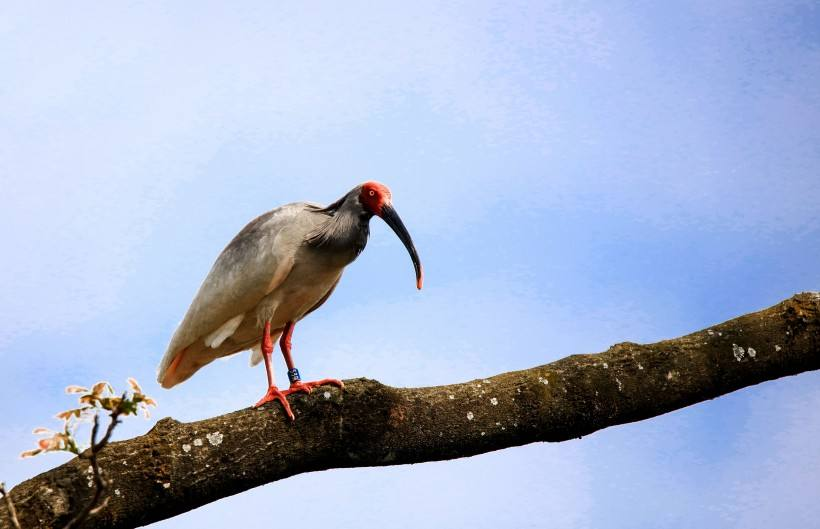
#> input picture bird.jpg, 820 x 529 px, found by its file name
$ jupyter execute pillow.ipynb
#> lines starting #> are read from the running program, lines starting #| are printed output that depends on the picture
[cell 1]
from PIL import Image
im = Image.open('bird.jpg')
#> im is the input picture: PIL image 820x529 RGB; mean R, G, B 164.6, 176.8, 203.8

[cell 2]
w, h = im.size
#> w = 820; h = 529
print('Original image size: %sx%s' % (w, h))
#| Original image size: 820x529

[cell 3]
im.thumbnail((w//2, h//2))
#> im: PIL image 409x264 RGB
print('Resize image to: %sx%s' % (w//2, h//2))
#| Resize image to: 410x264
im.save('thumbnail.jpg','jpeg')

[cell 4]
from PIL import Image, ImageFilter
im = Image.open('thumbnail.jpg')
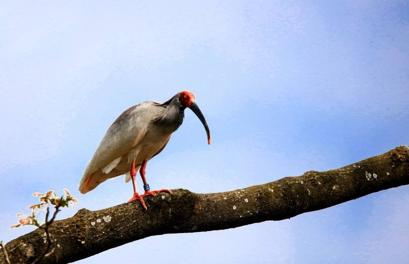
#> im: PIL image 409x264 RGB; mean R, G, B 164.6, 176.8, 203.9
im2 = im.filter(ImageFilter.BLUR)
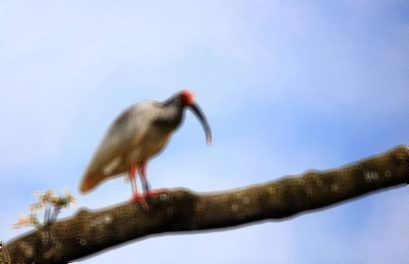
#> im2: PIL image 409x264 RGB; mean R, G, B 164.7, 176.8, 204
im2.show()

[cell 5]
im3 = im.filter(ImageFilter.CONTOUR)
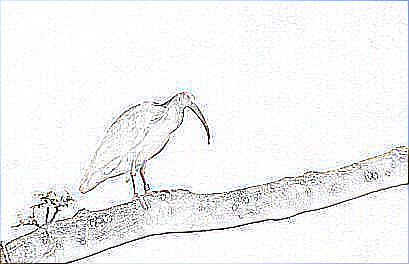
#> im3: PIL image 409x264 RGB; mean R, G, B 242.3, 242.6, 243.1
im3.show()

[cell 6]
im4 = im.filter(ImageFilter.FIND_EDGES)
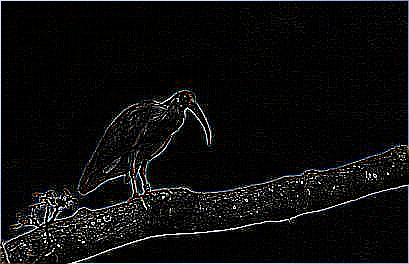
#> im4: PIL image 409x264 RGB; mean R, G, B 13.6, 13.7, 14
im4.show()

[cell 7]
from PIL import Image, ImageDraw, ImageFont, ImageFilter

import random

# 随机字母:
def rndChar():
    return chr(random.randint(65, 90))

# 随机颜色1:
def rndColor():
    return (random.randint(64, 255), random.randint(64, 255), random.randint(64, 255))

# 随机颜色2:
def rndColor2():
    return (random.randint(32, 127), random.randint(32, 127), random.randint(32, 127))

# 240 x 60:
width = 60 * 4
height = 60
image = Image.new('RGB', (width, height), (255, 255, 255))
#> image: PIL image 240x60 RGB; every value is 255
# 创建Font对象:
font = ImageFont.truetype('Arial.ttf', 36)
# 创建Draw对象:
draw = ImageDraw.Draw(image)
# 填充每个像素:
for x in range(width):
    for y in range(height):
        draw.point((x, y), fill=rndColor())
# 输出文字:
for t in range(4):
    draw.text((60 * t + 10, 10), rndChar(), font=font, fill=rndColor2())
# 模糊:
image = image.filter(ImageFilter.BLUR)
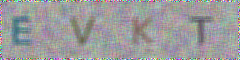
#> image: PIL image 240x60 RGB; mean R, G, B 156.1, 155.4, 156.5
image.save('code.jpg', 'jpeg')

$ run again, with cat.jpg copied over bird.jpg
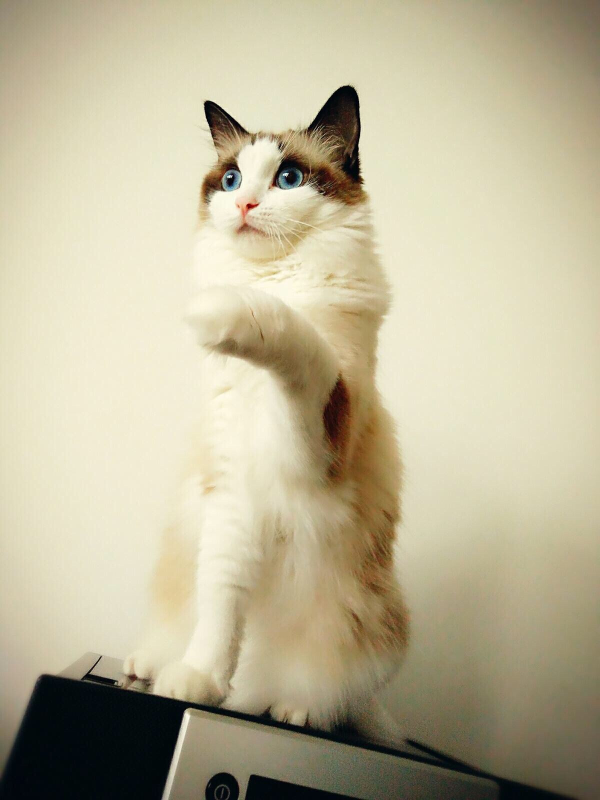
#> input picture cat.jpg, 1200 x 1600 px, found by its file name (shown at 1/2 size)
#> im is the input picture: PIL image 1200x1600 RGB; mean R, G, B 189.2, 181.3, 153
#| Original image size: 1200x1600
#| Resize image to: 600x800
#> `im3 = im.filter(ImageFilter.CONTOUR)`:
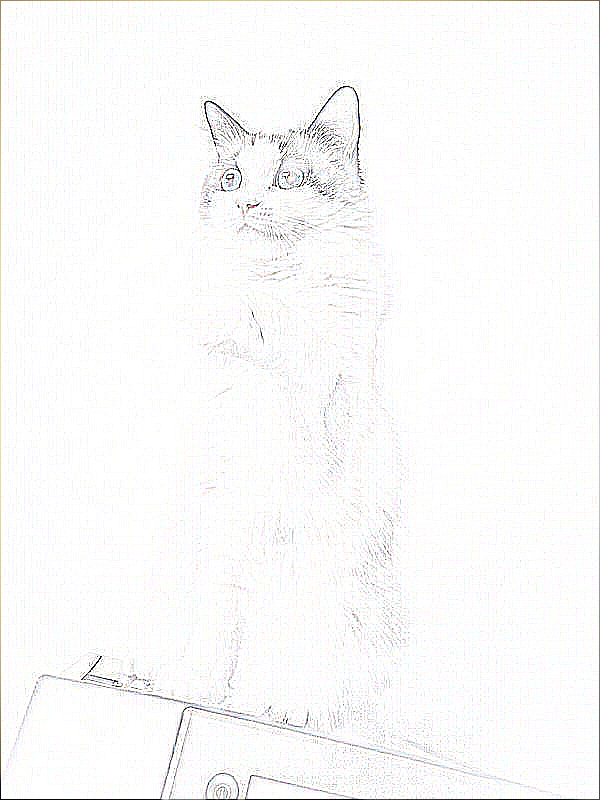
#> im3: PIL image 600x800 RGB; mean R, G, B 250.3, 250.3, 250
#> `im4 = im.filter(ImageFilter.FIND_EDGES)`:
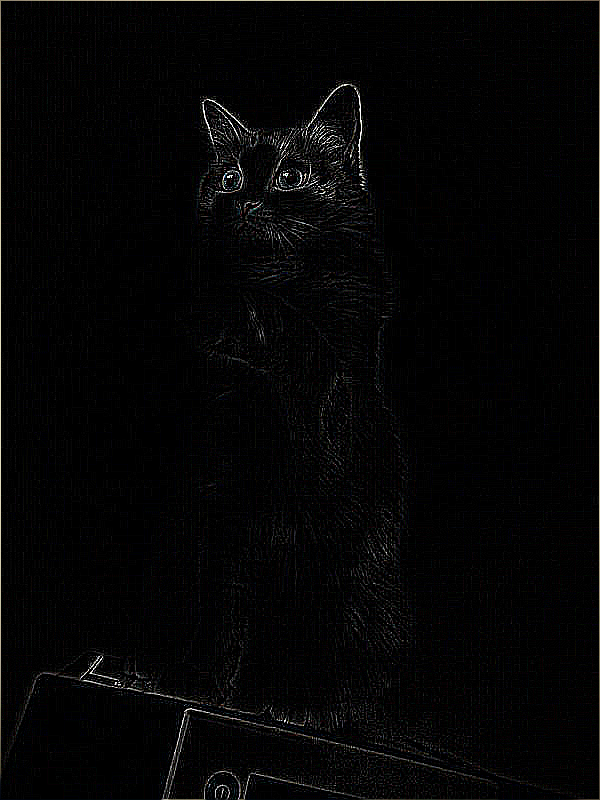
#> im4: PIL image 600x800 RGB; mean R, G, B 5, 4.9, 4.9
